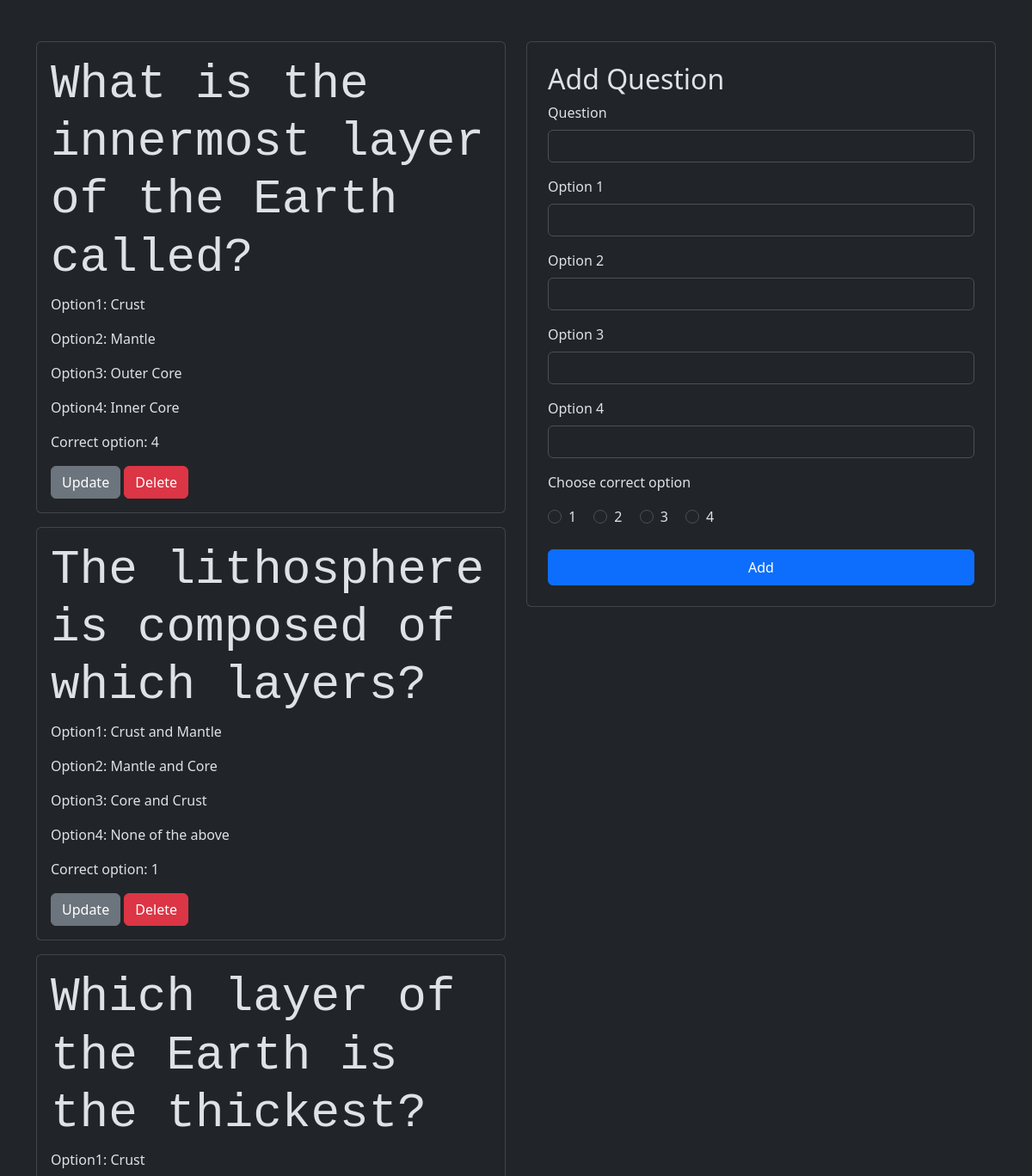
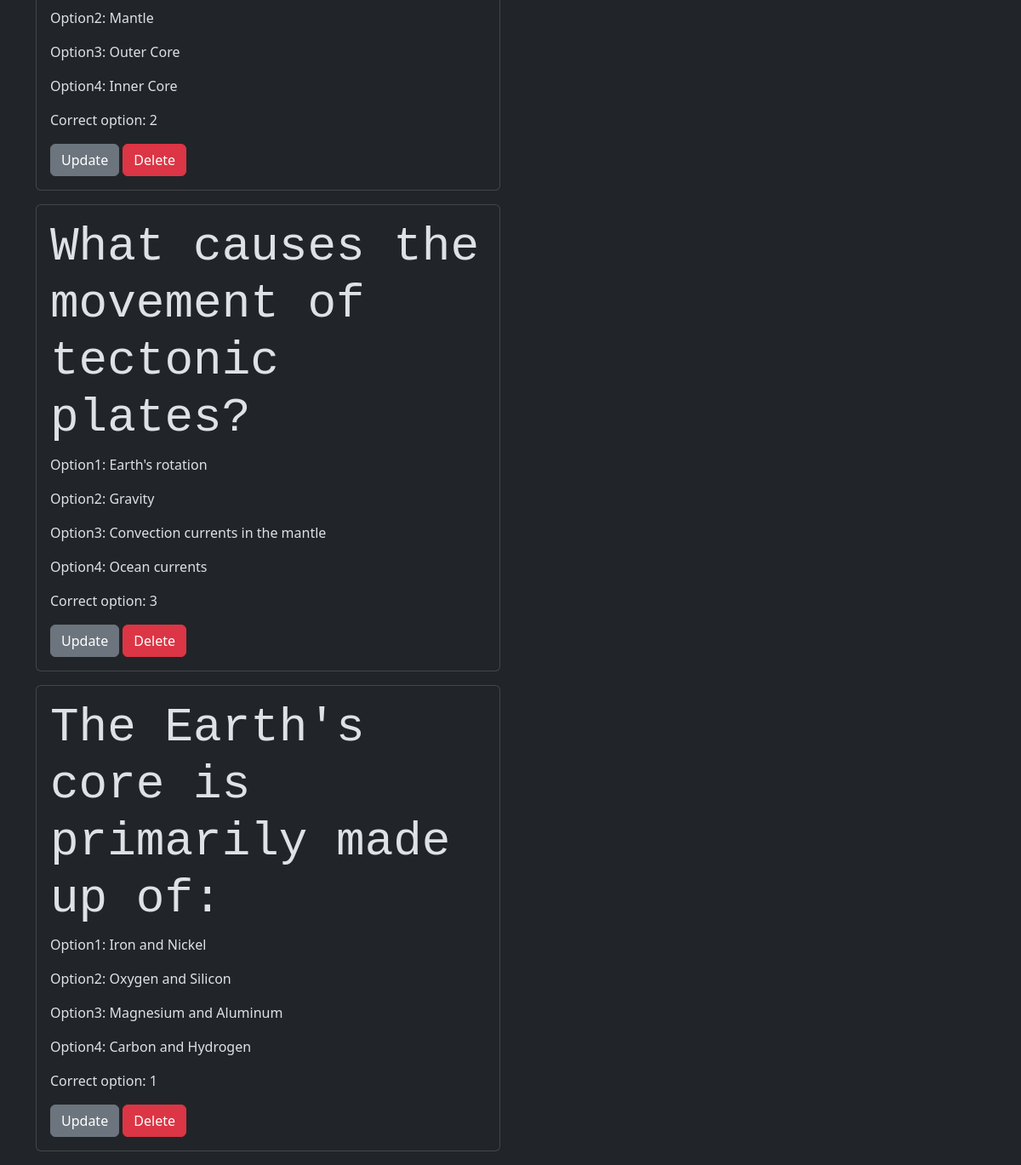
Screenshot of /question/1 with the database file from the repository (2 pictures, top to bottom).
### models/models.py (models this page shows)
class Questions(db.Model):
    id=db.Column(db.Integer, primary_key=True)
    q_id=db.Column(db.Integer,db.ForeignKey('quiz.id', ondelete="CASCADE"))
    question=db.Column(db.Text,nullable=False)
    op1=db.Column(db.Text,nullable=False)
    op2=db.Column(db.Text,nullable=False)
    op3=db.Column(db.Text,nullable=False)
    op4=db.Column(db.Text,nullable=False)
    cop=db.Column(db.Integer,nullable=False)

### controllers/controllers.py (the view, shortened to what this page needs)
@app.route("/question/<int:q_id>",methods=["POST","GET"])
def questions(q_id):
    quests=Questions.query.filter_by(q_id=q_id)
    return render_template("questiondash.html",quests=quests,q_id=q_id)

### templates/questiondash.html
{% extends 'base.html' %}
{% block content %}
<br><br>
<div class="container">
    <div class="row">
        <div class="col-md-6">
            {% for quest in quests %}
            <div class="card mb-3">
                <div class="card-body">
                    <h1 class="card-title display-4 font-monospace">{{ quest.question }}</h1>
                    <p class="card-text">Option1: {{ quest.op1 }}</p>
                    <p class="card-text">Option2: {{ quest.op2 }}</p>
                    <p class="card-text">Option3: {{ quest.op3 }}</p>
                    <p class="card-text">Option4: {{ quest.op4 }}</p>
                    <p class="card-text">Correct option: {{ quest.cop }}</p>
                    <a href="/questedit/{{quest.id}}" class="btn btn-secondary">Update</a>
                    <a href="/questdel/{{quest.id}}" class="btn btn-danger">Delete</a>
                </div>
            </div>
            {% endfor %}
        </div>
        <div class="col-md-6">
            <div class="card p-4">
                <h2>Add Question</h2>
                <form action="/question/{{ q_id }}" method="post">
                    <div class="mb-3">
                        <label for="Question" class="form-label">Question</label>
                        <input type="text" class="form-control" name="question" id="Question" required>
                    </div>
                    <div class="mb-3">
                        <label for="Op1" class="form-label">Option 1</label>
                        <input type="text" class="form-control" name="op1" id="Op1" required>
                    </div>
                    <div class="mb-3">
                        <label for="Op2" class="form-label">Option 2</label>
                        <input type="text" class="form-control" name="op2" id="Op2" required>
                    </div>
                    <div class="mb-3">
                        <label for="Op3" class="form-label">Option 3</label>
                        <input type="text" class="form-control" name="op3" id="Op3" required>
                    </div>
                    <div class="mb-3">
                        <label for="Op4" class="form-label">Option 4</label>
                        <input type="text" class="form-control" name="op4" id="Op4" required>
                    </div>
                    <p>Choose correct option</p>
                    <div class="form-check form-check-inline">
                        <input class="form-check-input" type="radio" name="inlineRadioOptions" id="inlineRadio1" value="1" required>
                        <label class="form-check-label" for="inlineRadio1">1</label>
                    </div>
                    <div class="form-check form-check-inline">
                        <input class="form-check-input" type="radio" name="inlineRadioOptions" id="inlineRadio2" value="2">
                        <label class="form-check-label" for="inlineRadio2">2</label>
                    </div>
                    <div class="form-check form-check-inline">
                        <input class="form-check-input" type="radio" name="inlineRadioOptions" id="inlineRadio3" value="3">
                        <label class="form-check-label" for="inlineRadio3">3</label>
                    </div>
                    <div class="form-check form-check-inline">
                        <input class="form-check-input" type="radio" name="inlineRadioOptions" id="inlineRadio3" value="4">
                        <label class="form-check-label" for="inlineRadio3">4</label>
                    </div>
                    <br>
                    <br>
                    <button class="btn btn-primary w-100 py-2" type="submit">Add</button>
                </form>
            </div>
        </div>
    </div>
</div>
{% endblock %}

### rows the page displays
Questions: question "What is the innermost layer of the Earth called?", op1 "Crust", op2 "Mantle", op3 "Outer Core", op4 "Inner Core", cop "4"
Questions: question "The lithosphere is composed of which layers?", op1 "Crust and Mantle", op2 "Mantle and Core", op3 "Core and Crust", op4 "None of the above", cop "1"
Questions: question "Which layer of the Earth is the thickest?", op1 "Crust", op2 "Mantle", op3 "Outer Core", op4 "Inner Core", cop "2"
Questions: question "What causes the movement of tectonic plates?", op1 "Earth's rotation", op2 "Gravity", op3 "Convection currents in the mantle", op4 "Ocean currents", cop "3"
Questions: question "The Earth's core is primarily made up of:", op1 "Iron and Nickel", op2 "Oxygen and Silicon", op3 "Magnesium and Aluminum", op4 "Carbon and Hydrogen", cop "1"
